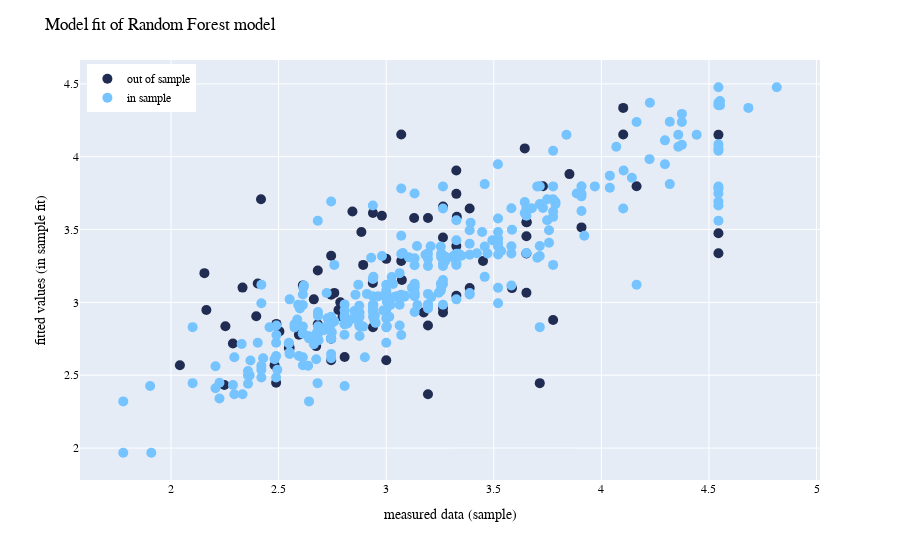

Notebook source saved alongside this figure:
### Code cell
fig.show()

### Figure 1 — Plotly figure (JSON) as saved in the notebook; plotly's stock layout.template omitted (floating-point values rounded to 4 significant figures; data arrays with more than 128 entries replaced by an {"elided": "..."} marker saying what was removed)
{"data": [{"hovertemplate": "split=out of sample<br>meas=%{x}<br>pred=%{y}<extra></extra>", "legendgroup": "out of sample", "marker": {"color": "#212c52", "size": 10, "symbol": "circle"}, "mode": "markers", "name": "out of sample", "orientation": "v", "showlegend": true, "type": "scatter", "x": [3.644, 3.0, 2.594, 4.544, 2.489, 2.548, 3.194, 2.288, 3.652, 4.164, 2.744, 2.155, 2.744, 2.481, 3.326, 3.326, 3.653, 3.174, 2.787, 3.45, 2.332, 2.396, 3.0, 3.388, 2.164, 4.544, 2.504, 3.652, 3.264, 3.326, 2.248, 3.652, 2.939, 3.07, 2.885, 2.613, 3.776, 2.807, 3.852, 2.664, 4.102, 4.544, 2.759, 3.264, 3.326, 3.194, 2.939, 3.194, 2.041, 3.714, 2.744, 2.98, 4.102, 2.418, 2.551, 2.49, 3.328, 2.253, 2.682, 2.744, 3.729, 2.893, 3.908, 3.652, 2.778, 3.264, 2.797, 2.938, 3.073, 3.13, 3.07, 2.682, 3.585, 3.264, 2.403, 2.675, 2.843, 3.388], "xaxis": "x", "y": [4.057, 3.299, 2.778, 3.338, 2.448, 2.688, 2.37, 2.718, 3.55, 3.798, 3.32, 3.201, 3.053, 2.568, 3.387, 3.745, 3.55, 2.931, 3.001, 3.284, 3.102, 2.905, 2.602, 3.645, 2.947, 4.151, 2.801, 3.066, 3.658, 3.905, 2.433, 3.454, 3.613, 3.284, 3.484, 3.117, 2.879, 2.626, 3.881, 3.021, 4.335, 3.475, 3.065, 3.446, 3.045, 3.579, 2.829, 2.842, 2.568, 2.446, 2.602, 3.595, 4.153, 3.708, 2.688, 2.852, 3.587, 2.836, 3.219, 2.75, 3.798, 3.257, 3.515, 3.335, 2.947, 2.931, 2.901, 3.133, 3.154, 3.579, 4.153, 2.849, 3.098, 2.961, 3.13, 2.7, 3.624, 3.098], "yaxis": "y"}, {"hovertemplate": "split=in sample<br>meas=%{x}<br>pred=%{y}<extra></extra>", "legendgroup": "in sample", "marker": {"color": "#75c3ff", "size": 10, "symbol": "circle"}, "mode": "markers", "name": "in sample", "orientation": "v", "showlegend": true, "type": "scatter", "x": {"elided": "312 float values"}, "xaxis": "x", "y": {"elided": "312 float values"}, "yaxis": "y"}], "layout": {"font": {"color": "black", "family": "Helvetica Neue, Helvetica, Arial, sans-serif"}, "legend": {"title": {}, "tracegroupgap": 0, "x": 0.01, "xanchor": "left", "y": 0.99, "yanchor": "top"}, "margin": {"t": 60}, "title": {"text": "Model fit of Random Forest model"}, "xaxis": {"anchor": "y", "domain": [0, 1], "title": {"text": "measured data (sample)"}}, "yaxis": {"anchor": "x", "domain": [0, 1], "title": {"text": "fitted values (in sample fit)"}}}}
